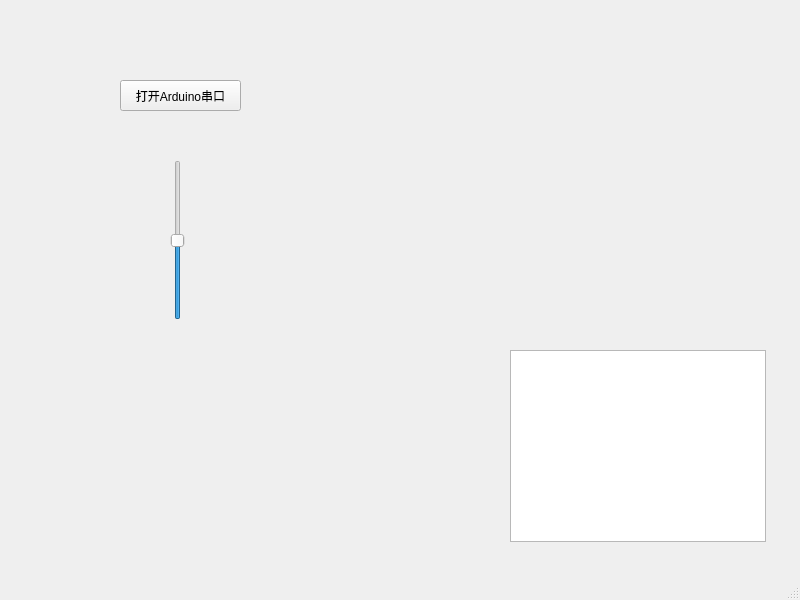
<?xml version="1.0" encoding="UTF-8"?>
<ui version="4.0">
 <class>MainWindow</class>
 <widget class="QMainWindow" name="MainWindow">
  <property name="geometry">
   <rect>
    <x>0</x>
    <y>0</y>
    <width>800</width>
    <height>600</height>
   </rect>
  </property>
  <property name="windowTitle">
   <string>MainWindow</string>
  </property>
  <widget class="QWidget" name="centralwidget">
   <widget class="QSlider" name="verticalSlider">
    <property name="geometry">
     <rect>
      <x>170</x>
      <y>160</y>
      <width>16</width>
      <height>160</height>
     </rect>
    </property>
    <property name="maximum">
     <number>100</number>
    </property>
    <property name="value">
     <number>50</number>
    </property>
    <property name="orientation">
     <enum>Qt::Orientation::Vertical</enum>
    </property>
   </widget>
   <widget class="QPushButton" name="btnOpenSerial">
    <property name="geometry">
     <rect>
      <x>120</x>
      <y>80</y>
      <width>121</width>
      <height>31</height>
     </rect>
    </property>
    <property name="text">
     <string>打开Arduino串口</string>
    </property>
    <property name="checkable">
     <bool>true</bool>
    </property>
   </widget>
   <widget class="QTextBrowser" name="textLog">
    <property name="geometry">
     <rect>
      <x>510</x>
      <y>350</y>
      <width>256</width>
      <height>192</height>
     </rect>
    </property>
   </widget>
  </widget>
  <widget class="QMenuBar" name="menubar">
   <property name="geometry">
    <rect>
     <x>0</x>
     <y>0</y>
     <width>800</width>
     <height>27</height>
    </rect>
   </property>
  </widget>
  <widget class="QStatusBar" name="statusbar"/>
 </widget>
 <resources/>
 <connections/>
</ui>
